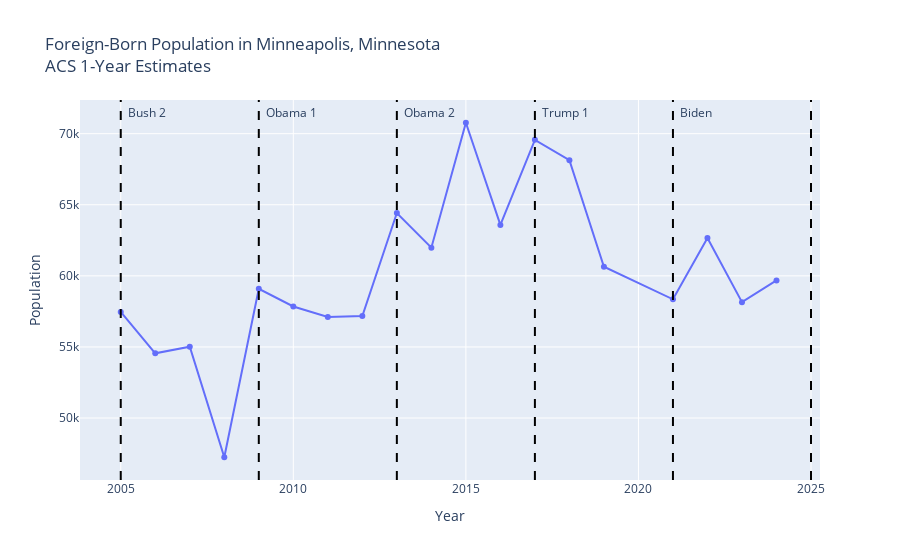

The notebook cell this image was saved under:
### Code cell
plot_acs_timeseries(
    df,
    column="Foreign-born",
    title="Foreign-Born Population in Minneapolis, Minnesota<br>ACS 1-Year Estimates",
    y_label="Population",
)

### Figure 1 — Plotly figure (JSON) as saved in the notebook; plotly's stock layout.template omitted (floating-point values rounded to 4 significant figures)
{"data": [{"hovertemplate": "Year=%{x}<br>Population=%{y}<extra></extra>", "legendgroup": "", "line": {"color": "#636efa", "dash": "solid"}, "marker": {"symbol": "circle"}, "mode": "lines+markers", "name": "", "orientation": "v", "showlegend": false, "type": "scatter", "x": [2005, 2006, 2007, 2008, 2009, 2010, 2011, 2012, 2013, 2014, 2015, 2016, 2017, 2018, 2019, 2021, 2022, 2023, 2024], "xaxis": "x", "y": [57460, 54553, 55014, 47241, 59093, 57846, 57100, 57174, 64421, 61984, 70769, 63585, 69567, 68131, 60641, 58350, 62668, 58149, 59677], "yaxis": "y"}], "layout": {"annotations": [{"showarrow": false, "text": "Bush 2", "x": 2005, "xanchor": "left", "xshift": 5, "y": 70769, "yanchor": "bottom"}, {"showarrow": false, "text": "Obama 1", "x": 2009, "xanchor": "left", "xshift": 5, "y": 70769, "yanchor": "bottom"}, {"showarrow": false, "text": "Obama 2", "x": 2013, "xanchor": "left", "xshift": 5, "y": 70769, "yanchor": "bottom"}, {"showarrow": false, "text": "Trump 1", "x": 2017, "xanchor": "left", "xshift": 5, "y": 70769, "yanchor": "bottom"}, {"showarrow": false, "text": "Biden", "x": 2021, "xanchor": "left", "xshift": 5, "y": 70769, "yanchor": "bottom"}, {"showarrow": false, "text": "", "x": 2025, "xanchor": "left", "xshift": 5, "y": 70769, "yanchor": "bottom"}], "legend": {"tracegroupgap": 0}, "shapes": [{"line": {"color": "black", "dash": "dash"}, "type": "line", "x0": 2005, "x1": 2005, "xref": "x", "y0": 0, "y1": 1, "yref": "y domain"}, {"line": {"color": "black", "dash": "dash"}, "type": "line", "x0": 2009, "x1": 2009, "xref": "x", "y0": 0, "y1": 1, "yref": "y domain"}, {"line": {"color": "black", "dash": "dash"}, "type": "line", "x0": 2013, "x1": 2013, "xref": "x", "y0": 0, "y1": 1, "yref": "y domain"}, {"line": {"color": "black", "dash": "dash"}, "type": "line", "x0": 2017, "x1": 2017, "xref": "x", "y0": 0, "y1": 1, "yref": "y domain"}, {"line": {"color": "black", "dash": "dash"}, "type": "line", "x0": 2021, "x1": 2021, "xref": "x", "y0": 0, "y1": 1, "yref": "y domain"}, {"line": {"color": "black", "dash": "dash"}, "type": "line", "x0": 2025, "x1": 2025, "xref": "x", "y0": 0, "y1": 1, "yref": "y domain"}], "title": {"text": "Foreign-Born Population in Minneapolis, Minnesota<br>ACS 1-Year Estimates"}, "xaxis": {"anchor": "y", "domain": [0, 1], "title": {"text": "Year"}}, "yaxis": {"anchor": "x", "domain": [0, 1], "title": {"text": "Population"}}}}
